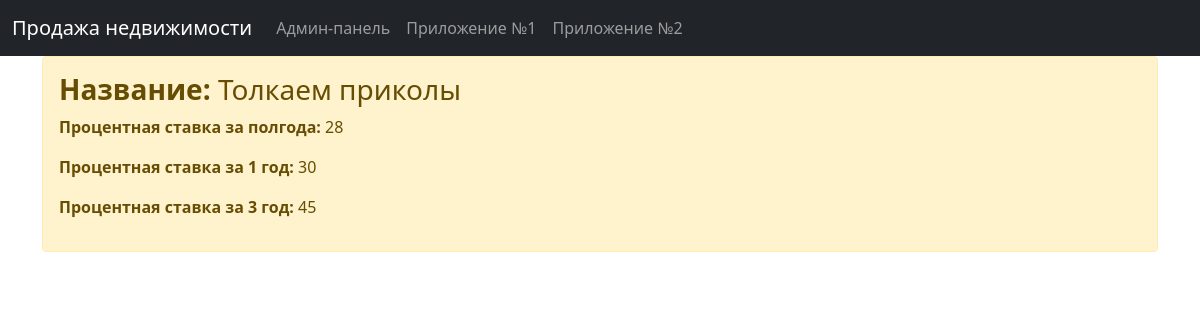
/api/vl/data/logic2, run on an earlier commit of the app's database.
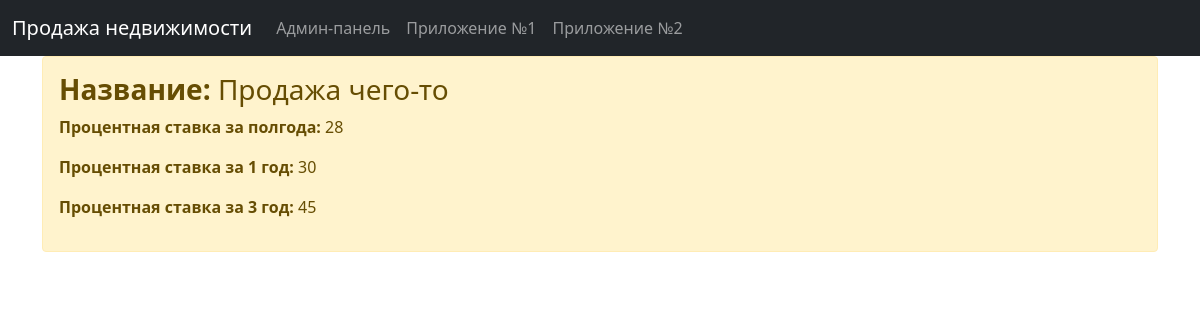
And on a later commit of the database.
### projectApp/models.py (models this page shows, shortened)
class Tariphy(models.Model):
  id = models.AutoField(primary_key=True)
  name = models.CharField("Название", max_length=50)
  stavka_polgoda = models.IntegerField("Процентная ставка за полгода", max_length=3)
  stavka_god = models.IntegerField("Процентная ставка за 1 год", max_length=3)
  stavka_tri = models.IntegerField("Процентная ставка за 3 год", max_length=3)
  class Meta:
    ordering = ('name', 'stavka_polgoda', 'stavka_god', 'stavka_tri')
    verbose_name = "Тарифы"
    verbose_name_plural = "Тарифы"

### projectApp/views.py (the view)
# urls.py: path('logic2', logic2),
def logic2(request):
  to = Tariphy.objects.all()
  return render(request, "projectApp/second.html", {"to": to})

### projectApp/templates/projectApp/second.html (shortened to what this page needs)
<!DOCTYPE html>
<html lang="en">
<head>
  <link href="https://cdn.jsdelivr.net/npm/bootstrap@5.0.0-beta1/dist/css/bootstrap.min.css" rel="stylesheet">
</head>
<body>
  <nav class="navbar navbar-expand-lg navbar-dark bg-dark">
    <div class="container-fluid">
      <a class="navbar-brand" href="#">Продажа недвижимости</a>
      <div class="collapse navbar-collapse" id="navbarNav">
        <ul class="navbar-nav">
          <li class="nav-item">
            <a class="nav-link" href="/admin">Админ-панель</a>
          </li>
          <li class="nav-item">
            <a class="nav-link" href="/logic1">Приложение №1</a>
          </li>
          <li class="nav-item">
            <a class="nav-link" href="/logic2">Приложение №2</a>
          </li>
        </ul>
      </div>
    </div>
  </nav>
  <div class = "container">
    {% for el in to %}
      <div class = "alert alert-warning">
        <h3><b>Название:</b> {{el.name}}</h3>
        <p><b>Процентная ставка за полгода:</b> {{el.stavka_polgoda}}</p>
        <p><b>Процентная ставка за 1 год:</b> {{el.stavka_god}}</p>
        <p><b>Процентная ставка за 3 год:</b> {{el.stavka_tri}}</p>
      </div>
    {% endfor %}
  </div>
</body>
</html>

What changed in the data, as far as the page shows it:
changed Tariphy: name "Толкаем приколы" → "Продажа чего-то"
